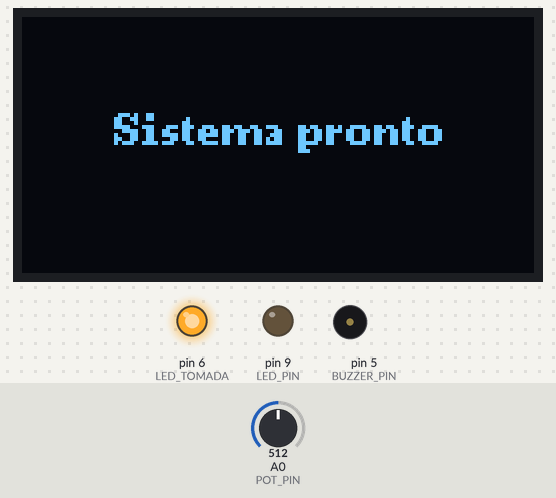
Bench run of a sketch on a simulated Arduino Uno, built with avr-gcc and run on an emulated ATmega328P. Parts: 128×64 one-colour display, output pins drawn as LEDs (lit = HIGH), buzzer (waves = sounding). Inputs (shaded band) come from the test bench; at power-on: A0 (POT_PIN) = 512.

Above: at 1.2 s.
1.3 s: A0 (POT_PIN) set to 985
2.8 s: A0 (POT_PIN) set to 1008
At 2.99 s:
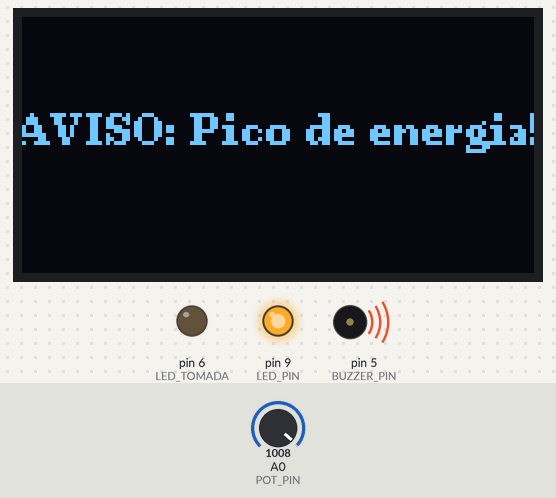
4.7 s: A0 (POT_PIN) set to 990
At 7.9 s:
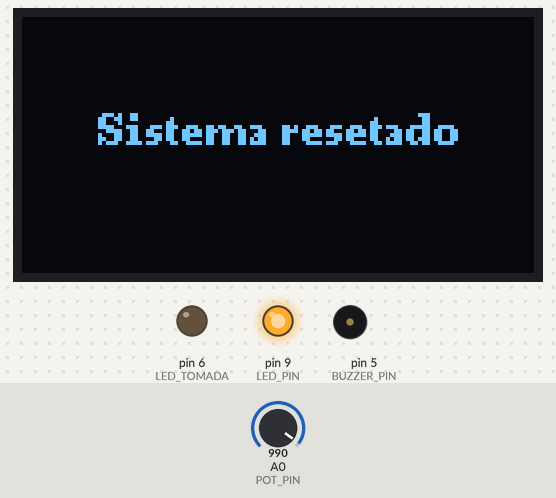
10.7 s: A0 (POT_PIN) set to 1010
At 11.09 s:
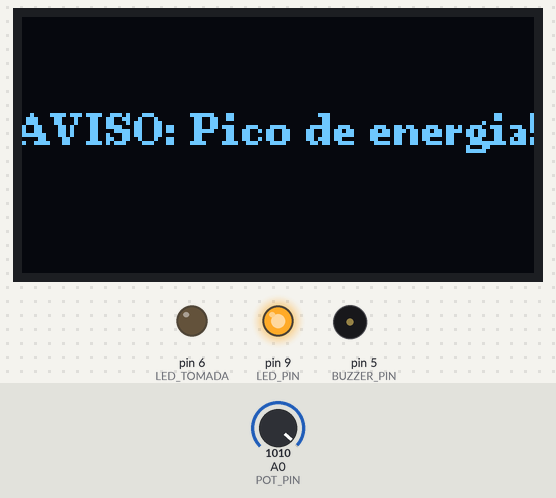
13.0 s: A0 (POT_PIN) set to 900
At 15.7 s:
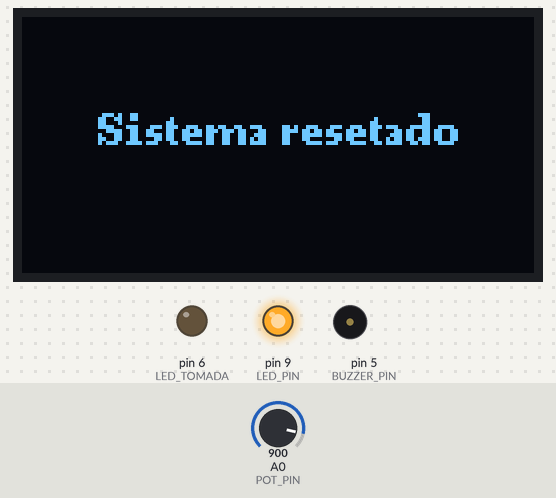
Timing chart, 0 to 19.7 s (numbered marks = the images above; inputs shaded):
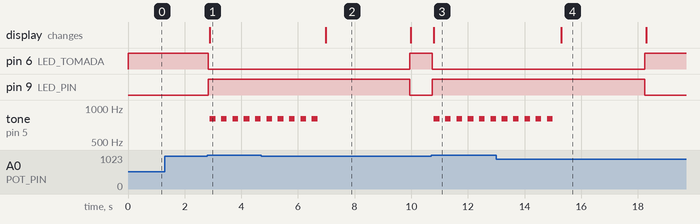

Measured:
- the behaviour switches between 1000 and 1001 on A0 (POT_PIN) (found by bisection; images 0 and 1)
- after the input at 1.3 s, every drawn part: stays the same
- after the input at 2.8 s, pin 6 (LED_TOMADA): HIGH → LOW at once; pin 9 (LED_PIN): LOW → HIGH at once; tone on pin 5 (BUZZER_PIN): alternates 800 Hz for 0.20 s and silent for 0.20 s, starting after 0.09 s; the display: changes after 0.09 s (image 1)
- after the input at 4.7 s, pin 6 (LED_TOMADA): LOW → HIGH after 5.2 s; pin 9 (LED_PIN): HIGH → LOW after 5.2 s; the display: changes after 2.3 s (image 2)
- after the input at 10.7 s, pin 6 (LED_TOMADA): HIGH → LOW at once; pin 9 (LED_PIN): LOW → HIGH at once; tone on pin 5 (BUZZER_PIN): alternates 800 Hz for 0.20 s and silent for 0.20 s, starting after 0.10 s; the display: changes after 0.10 s (image 3)
- after the input at 13.0 s, pin 6 (LED_TOMADA): LOW → HIGH after 5.3 s; pin 9 (LED_PIN): HIGH → LOW after 5.3 s; the display: changes after 2.3 s (image 4)
- what the display in image 2 shows lasts 3.0 s, from 7.0 s to 10.0 s

The sketch:

pico_energia.ino
```cpp
#include <Wire.h>
#include <U8g2lib.h>

#define POT_PIN A0
#define LED_PIN 9
#define BUZZER_PIN 5
#define LED_TOMADA 6

U8G2_SSD1306_128X64_NONAME_F_HW_I2C lcd(U8G2_R0, A5, A4, U8X8_PIN_NONE);

int potValor = 0;

enum Estado { NORMAL, ALARME, LED_FIXO, RESET };
Estado estadoAtual = NORMAL;
unsigned long tempoInicio = 0;

void mostrarMensagemCentral(const char* msg) {
  lcd.clearBuffer();
  lcd.setFont(u8g2_font_ncenB08_tr);
  int larguraTela = 128;
  int alturaTela = 64;
  int larguraMsg = lcd.getStrWidth(msg);
  int x = (larguraTela - larguraMsg) / 2;
  int y = alturaTela / 2;
  lcd.drawStr(x, y, msg);
  lcd.sendBuffer();
}

void tocarAlarme(int duracaoTotal) {
  unsigned long start = millis();
  while (millis() - start < duracaoTotal) {
    tone(BUZZER_PIN, 800);
    delay(200);
    noTone(BUZZER_PIN);
    delay(200);
  }
}

void setup() {
  pinMode(LED_PIN, OUTPUT);
  pinMode(BUZZER_PIN, OUTPUT);
  pinMode(LED_TOMADA, OUTPUT);
  digitalWrite(LED_TOMADA, HIGH);
  lcd.begin();
  mostrarMensagemCentral("Sistema pronto");
}

void loop() {
  potValor = analogRead(POT_PIN);

  switch(estadoAtual) {
    case NORMAL:
      digitalWrite(LED_PIN, LOW);
      digitalWrite(LED_TOMADA, HIGH);
      noTone(BUZZER_PIN);

      if (potValor > 1000) {
        estadoAtual = ALARME;
        tempoInicio = millis();
        digitalWrite(LED_PIN, HIGH);
        digitalWrite(LED_TOMADA, LOW);
        mostrarMensagemCentral("AVISO: Pico de energia!");
        tocarAlarme(4000);
        estadoAtual = LED_FIXO;
        tempoInicio = millis();
      }
      break;

    case LED_FIXO:
      digitalWrite(LED_PIN, HIGH);
      digitalWrite(LED_TOMADA, LOW);
      if (millis() - tempoInicio >= 10000) {
        digitalWrite(LED_PIN, LOW);
        digitalWrite(LED_TOMADA, HIGH);
        mostrarMensagemCentral("Sistema pronto");
        estadoAtual = NORMAL;
      }
      break;

    case RESET:
      digitalWrite(LED_PIN, HIGH);
      noTone(BUZZER_PIN);
      digitalWrite(LED_TOMADA, LOW);
      if (millis() - tempoInicio >= 3000) {
        digitalWrite(LED_PIN, LOW);
        digitalWrite(LED_TOMADA, HIGH);
        estadoAtual = NORMAL;
        mostrarMensagemCentral("Sistema pronto");
      }
      break;
  }

  if (potValor < 1000 && (estadoAtual == LED_FIXO)) {
    estadoAtual = RESET;
    tempoInicio = millis();
    mostrarMensagemCentral("Sistema resetado");
  }

  delay(50);
}
```
